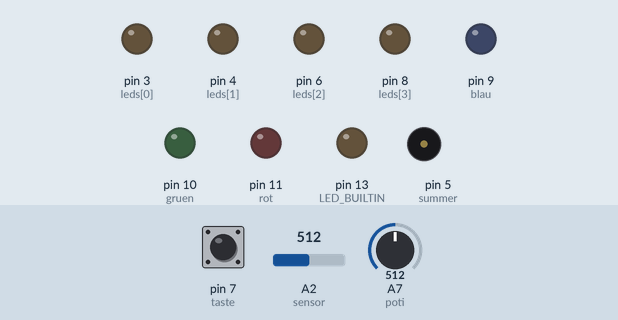
Recording of a sketch running on a simulated Arduino Nano, built with avr-gcc and run on an emulated ATmega328P. Parts: output pins drawn as LEDs (lit = HIGH), buzzer (waves = sounding). The inputs (shaded band) are chosen by the test bench; at power-on: A2 (sensor) = 512, pin 7 (taste) LOW, A7 (poti) = 512.

Above: at 1.2 s.
1.3 s: A2 (sensor) set to 790
2.8 s: A2 (sensor) set to 816
At 3.2 s:
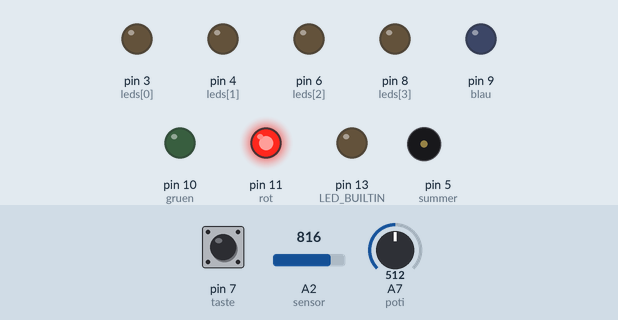
5.8 s: pin 7 (taste) pulled HIGH for 0.15 s
At 6.9 s:
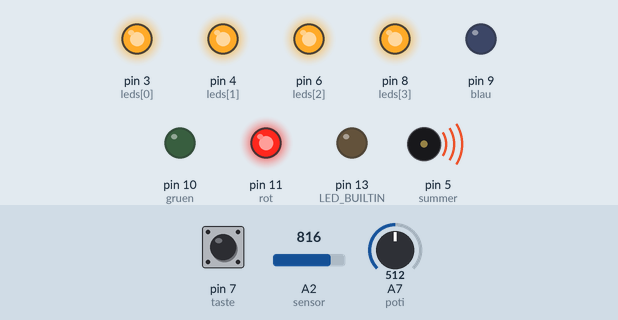
8.8 s: A7 (poti) set to 0
At 9.5 s:
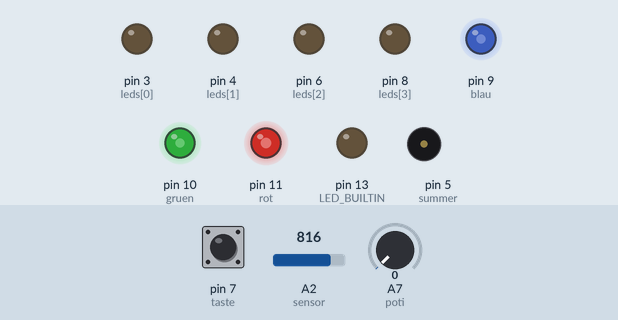
10.4 s: A7 (poti) set to 122
At 10.7 s:
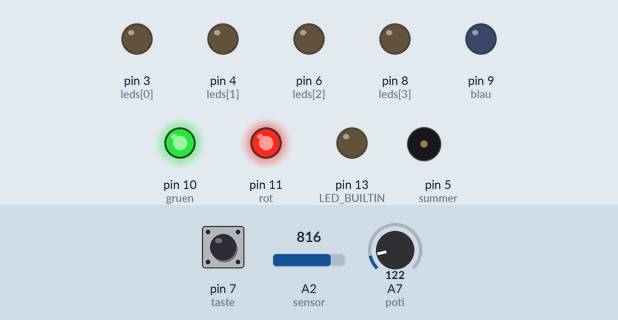
13.4 s: pin 7 (taste) pulled HIGH for 1 s
At 13.9 s:
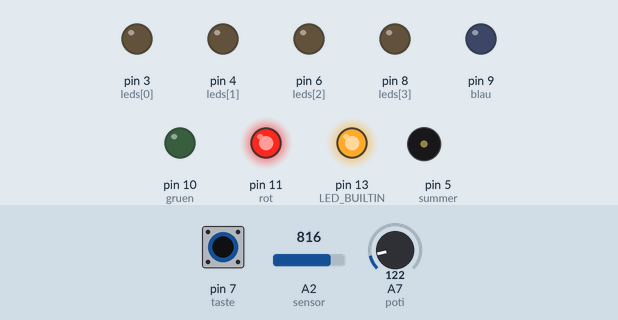
Timing chart, 0 to 17.4 s (numbered marks = the images above; inputs shaded):
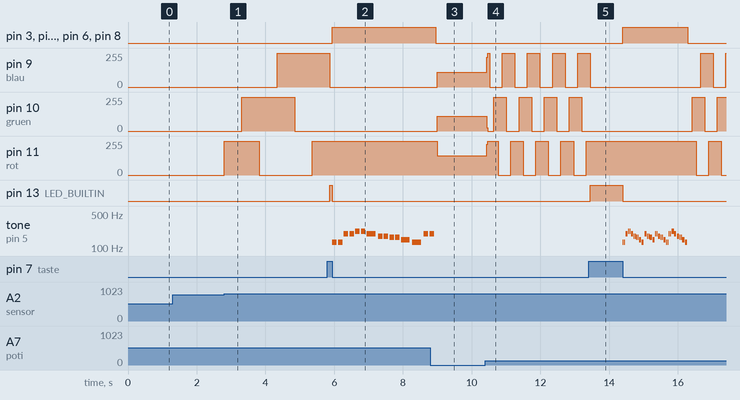

The sketch:

24weihnachten.ino
```cpp
//24weihnachten
//Franzis Adventskalender für Arduino

#include "pitches.h"

int leds[] = {3, 4, 6, 8};
int n = 4;
int rot = 11;
int gruen = 10;
int blau = 9;
int taste = 7;
int summer = 5;
int poti = A7;
int sensor = A2;
int s = 800;
int noten[] = {NOTE_C3, NOTE_C3, NOTE_G3, NOTE_G3, NOTE_A3, NOTE_A3, NOTE_G3,
               NOTE_F3, NOTE_F3, NOTE_E3, NOTE_E3, NOTE_D3, NOTE_C3,
               NOTE_G3, NOTE_G3, NOTE_F3, NOTE_F3, NOTE_E3, NOTE_E3, NOTE_D3,
               NOTE_G3, NOTE_G3, NOTE_F3, NOTE_F3, NOTE_E3, NOTE_E3, NOTE_D3,
               NOTE_C3, NOTE_C3, NOTE_G3, NOTE_G3, NOTE_A3, NOTE_A3, NOTE_G3,
               NOTE_F3, NOTE_F3, NOTE_E3, NOTE_E3, NOTE_D3, NOTE_C3};
int dauer[] = {4, 4, 4, 4, 4, 4, 2,
               4, 4, 4, 4, 2, 2,
               4, 4, 4, 4, 4, 4, 2,
               4, 4, 4, 4, 4, 4, 2,
               4, 4, 4, 4, 4, 4, 2,
               4, 4, 4, 4, 2, 2};
int m = 40;
float p = 1.30;

void setup() {
  pinMode(LED_BUILTIN, OUTPUT);
  pinMode(rot, OUTPUT);
  pinMode(gruen, OUTPUT);
  pinMode(blau, OUTPUT);
  pinMode(summer, OUTPUT);
  pinMode(taste, INPUT);
  for(int i = 0; i < n; i++) {
    pinMode(leds[i], OUTPUT);
  }
}

void loop() {
  if(analogRead(sensor) > s) {
    digitalWrite(rot, HIGH);
    delay(analogRead(poti));
    digitalWrite(gruen, HIGH);
    delay(analogRead(poti));
    digitalWrite(rot, LOW);
    delay(analogRead(poti));
    digitalWrite(blau, HIGH);
    delay(analogRead(poti));
    digitalWrite(gruen, LOW);
    delay(analogRead(poti));
    digitalWrite(rot, HIGH);
    delay(analogRead(poti));
    digitalWrite(blau, LOW);
  }
  else {
    digitalWrite(rot, LOW);
    digitalWrite(gruen, LOW);
    digitalWrite(blau, LOW);
  }
  if(digitalRead(taste) == HIGH) {
    while(digitalRead(taste) == HIGH) {
      digitalWrite(LED_BUILTIN, HIGH);
    }
    digitalWrite(LED_BUILTIN, LOW);
    for(int i = 0; i < n; i++) {
      digitalWrite(leds[i], HIGH);
    }
    for(int i = 0; i < m; i++) {
      tone(summer, noten[i], analogRead(poti) / dauer[i]);
      delay((analogRead(poti) / dauer[i]) * p);
      noTone(summer);
    }
    for(int i = 0; i < n; i++) {
      digitalWrite(leds[i], LOW);
    }
  }
}
```

pitches.h
```cpp
/*************************************************
   Public Constants
 *************************************************/

#define NOTE_B0  31
#define NOTE_C1  33
#define NOTE_CS1 35
#define NOTE_D1  37
#define NOTE_DS1 39
#define NOTE_E1  41
#define NOTE_F1  44
#define NOTE_FS1 46
#define NOTE_G1  49
#define NOTE_GS1 52
#define NOTE_A1  55
#define NOTE_AS1 58
#define NOTE_B1  62
#define NOTE_C2  65
#define NOTE_CS2 69
#define NOTE_D2  73
#define NOTE_DS2 78
#define NOTE_E2  82
#define NOTE_F2  87
#define NOTE_FS2 93
#define NOTE_G2  98
#define NOTE_GS2 104
#define NOTE_A2  110
#define NOTE_AS2 117
#define NOTE_B2  123
#define NOTE_C3  131
#define NOTE_CS3 139
#define NOTE_D3  147
#define NOTE_DS3 156
#define NOTE_E3  165
#define NOTE_F3  175
#define NOTE_FS3 185
#define NOTE_G3  196
#define NOTE_GS3 208
#define NOTE_A3  220
#define NOTE_AS3 233
#define NOTE_B3  247
#define NOTE_C4  262
#define NOTE_CS4 277
#define NOTE_D4  294
#define NOTE_DS4 311
#define NOTE_E4  330
#define NOTE_F4  349
#define NOTE_FS4 370
#define NOTE_G4  392
#define NOTE_GS4 415
#define NOTE_A4  440
#define NOTE_AS4 466
#define NOTE_B4  494
#define NOTE_C5  523
#define NOTE_CS5 554
#define NOTE_D5  587
#define NOTE_DS5 622
#define NOTE_E5  659
#define NOTE_F5  698
#define NOTE_FS5 740
#define NOTE_G5  784
#define NOTE_GS5 831
#define NOTE_A5  880
#define NOTE_AS5 932
#define NOTE_B5  988
#define NOTE_C6  1047
#define NOTE_CS6 1109
#define NOTE_D6  1175
#define NOTE_DS6 1245
#define NOTE_E6  1319
#define NOTE_F6  1397
#define NOTE_FS6 1480
#define NOTE_G6  1568
#define NOTE_GS6 1661
#define NOTE_A6  1760
#define NOTE_AS6 1865
#define NOTE_B6  1976
#define NOTE_C7  2093
#define NOTE_CS7 2217
#define NOTE_D7  2349
#define NOTE_DS7 2489
#define NOTE_E7  2637
#define NOTE_F7  2794
#define NOTE_FS7 2960
#define NOTE_G7  3136
#define NOTE_GS7 3322
#define NOTE_A7  3520
#define NOTE_AS7 3729
#define NOTE_B7  3951
#define NOTE_C8  4186
#define NOTE_CS8 4435
#define NOTE_D8  4699
#define NOTE_DS8 4978
```

Measured:
- the behaviour switches between 800 and 801 on A2 (sensor) (found by bisection; images 0 and 1)
- after the input at 1.3 s, every drawn part: stays the same
- after the input at 2.8 s, pin 9 (blau): 0/255 → 255/255 after 1.5 s; pin 10 (gruen): 0/255 → 255/255 after 0.51 s, → 0/255 1.5 s later; pin 11 (rot): 0/255 → 255/255 at once, → 0/255 1.0 s later, → 255/255 1.5 s later
- after the input at 5.8 s, pin 3 (leds[0]), pin 4 (leds[1]): LOW → HIGH after 0.15 s
- after the input at 8.8 s, pin 3 (leds[0]), pin 4 (leds[1]), pin 6 (leds[2]), pin 8 (leds[3]): HIGH → LOW after 0.15 s; pin 9 (blau): 0/255 → 109/255 after 0.19 s; pin 10 (gruen): 0/255 → 110/255 after 0.19 s; pin 11 (rot): 255/255 → 145/255 after 0.19 s; tone on pin 5 (summer): goes on until 8.9 s, then stays silent
- after the input at 10.4 s, pin 11 (rot): 145/255 → 231/255 at once, then moves between 0/255 and 255/255, repeating every 1.5 s
- after the input at 13.4 s, pin 3 (leds[0]), pin 4 (leds[1]): LOW → HIGH after 1.0 s, → LOW 1.9 s later
